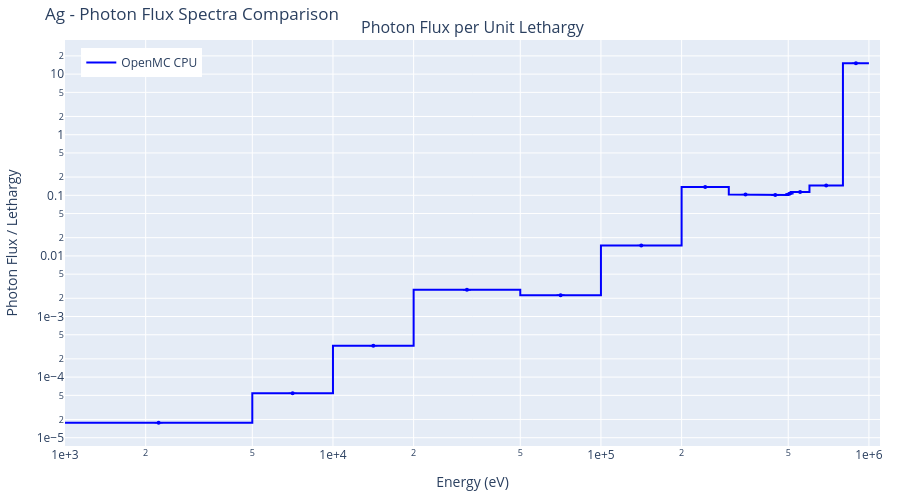
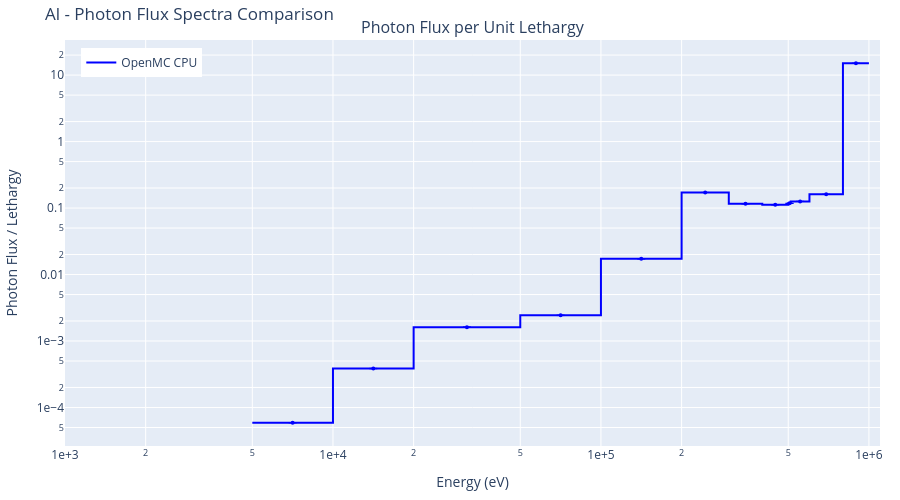
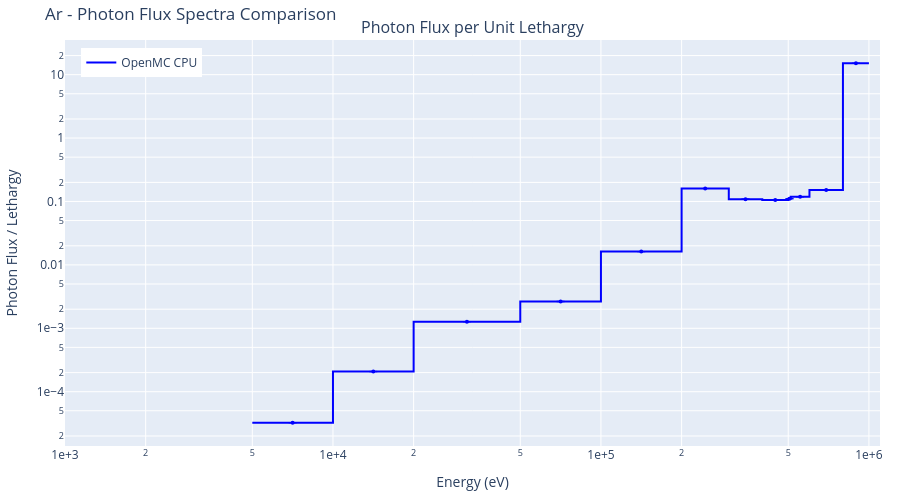

Write notebook code for charts like these, in order.
### Markdown cell above
## Results by Element

### Code cell
# Per-element flux-spectra comparison, agreement metrics, and tally tables.
photon.display_results(TASK, all_results)

### Figure 1 — Plotly figure (JSON) as saved in the notebook; plotly's stock layout.template omitted (floating-point values rounded to 4 significant figures)
{"data": [{"legend": "legend", "line": {"color": "blue", "width": 2}, "mode": "lines", "name": "OpenMC CPU", "showlegend": true, "type": "scatter", "x": [1000.0, 5000.0, 5000.0, 10000.0, 10000.0, 20000.0, 20000.0, 50000.0, 50000.0, 100000.0, 100000.0, 200000.0, 200000.0, 300000.0, 300000.0, 400000.0, 400000.0, 500000.0, 500000.0, 511000.0, 511000.0, 600000.0, 600000.0, 800000.0, 800000.0, 1000000.0, 1000000.0, 1500000.0, 1500000.0, 2000000.0, 2000000.0, 3000000.0, 3000000.0, 4000000.0, 4000000.0, 5000000.0, 5000000.0, 6000000.0, 6000000.0, 8000000.0, 8000000.0, 10000000.0, 10000000.0, 12000000.0, 12000000.0, 15000000.0, 15000000.0, 20000000.0], "xaxis": "x", "y": [1.768e-05, 1.768e-05, 5.395e-05, 5.395e-05, 0.0003304, 0.0003304, 0.002752, 0.002752, 0.002252, 0.002252, 0.01489, 0.01489, 0.1367, 0.1367, 0.1034, 0.1034, 0.1009, 0.1009, 0.106, 0.106, 0.1136, 0.1136, 0.145, 0.145, 15.09, 15.09, null, null, null, null, null, null, null, null, null, null, null, null, null, null, null, null, null, null, null, null, null, null], "yaxis": "y"}, {"error_y": {"array": [4.572e-08, 1.992e-07, 1.907e-06, 5.695e-06, 1.116e-05, 4.051e-05, 0.0001701, 0.0002172, 9.361e-05, 0.0006217, 0.000222, 0.0002952, 0.001977, NaN, NaN, NaN, NaN, NaN, NaN, NaN, NaN, NaN, NaN, NaN], "color": "blue", "thickness": 1, "type": "data", "visible": true}, "marker": {"color": "blue", "size": 4, "symbol": "circle"}, "mode": "markers", "name": "OpenMC CPU error", "showlegend": false, "type": "scatter", "x": [2236.0, 7071.0, 14140.0, 31620.0, 70710.0, 141400.0, 244900.0, 346400.0, 447200.0, 505500.0, 553700.0, 692800.0, 894400.0, 1225000.0, 1732000.0, 2449000.0, 3464000.0, 4472000.0, 5477000.0, 6928000.0, 8944000.0, 10950000.0, 13420000.0, 17320000.0], "xaxis": "x", "y": [1.768e-05, 5.395e-05, 0.0003304, 0.002752, 0.002252, 0.01489, 0.1367, 0.1034, 0.1009, 0.106, 0.1136, 0.145, 15.09, NaN, NaN, NaN, NaN, NaN, NaN, NaN, NaN, NaN, NaN, NaN], "yaxis": "y"}], "layout": {"annotations": [{"font": {"size": 16}, "showarrow": false, "text": "Photon Flux per Unit Lethargy", "x": 0.5, "xanchor": "center", "xref": "paper", "y": 1.0, "yanchor": "bottom", "yref": "paper"}], "height": 500, "legend": {"x": 0.02, "xanchor": "left", "y": 0.98, "yanchor": "top"}, "legend2": {"x": 0.02, "xanchor": "left", "y": 0.28, "yanchor": "top"}, "margin": {"b": 40, "l": 60, "r": 20, "t": 40}, "title": {"text": "Ag - Photon Flux Spectra Comparison"}, "xaxis": {"anchor": "y", "domain": [0.0, 1.0], "exponentformat": "e", "range": [3.0, 6.041], "title": {"text": "Energy (eV)"}, "type": "log"}, "yaxis": {"anchor": "x", "domain": [0.0, 1.0], "exponentformat": "e", "title": {"text": "Photon Flux / Lethargy"}, "type": "log"}}}

### Figure 2 — Plotly figure (JSON) as saved in the notebook; plotly's stock layout.template omitted (floating-point values rounded to 4 significant figures)
{"data": [{"legend": "legend", "line": {"color": "blue", "width": 2}, "mode": "lines", "name": "OpenMC CPU", "showlegend": true, "type": "scatter", "x": [1000.0, 5000.0, 5000.0, 10000.0, 10000.0, 20000.0, 20000.0, 50000.0, 50000.0, 100000.0, 100000.0, 200000.0, 200000.0, 300000.0, 300000.0, 400000.0, 400000.0, 500000.0, 500000.0, 511000.0, 511000.0, 600000.0, 600000.0, 800000.0, 800000.0, 1000000.0, 1000000.0, 1500000.0, 1500000.0, 2000000.0, 2000000.0, 3000000.0, 3000000.0, 4000000.0, 4000000.0, 5000000.0, 5000000.0, 6000000.0, 6000000.0, 8000000.0, 8000000.0, 10000000.0, 10000000.0, 12000000.0, 12000000.0, 15000000.0, 15000000.0, 20000000.0], "xaxis": "x", "y": [null, null, 5.904e-05, 5.904e-05, 0.0003854, 0.0003854, 0.001616, 0.001616, 0.002434, 0.002434, 0.01722, 0.01722, 0.1716, 0.1716, 0.1158, 0.1158, 0.112, 0.112, 0.1177, 0.1177, 0.126, 0.126, 0.1607, 0.1607, 15.05, 15.05, null, null, null, null, null, null, null, null, null, null, null, null, null, null, null, null, null, null, null, null, null, null], "yaxis": "y"}, {"error_y": {"array": [NaN, 4.182e-07, 2.821e-06, 1.344e-05, 2.046e-05, 7.755e-05, 0.0001846, 0.0002771, 0.0001331, 0.0006292, 0.0003267, 0.0002983, 0.001991, NaN, NaN, NaN, NaN, NaN, NaN, NaN, NaN, NaN, NaN, NaN], "color": "blue", "thickness": 1, "type": "data", "visible": true}, "marker": {"color": "blue", "size": 4, "symbol": "circle"}, "mode": "markers", "name": "OpenMC CPU error", "showlegend": false, "type": "scatter", "x": [2236.0, 7071.0, 14140.0, 31620.0, 70710.0, 141400.0, 244900.0, 346400.0, 447200.0, 505500.0, 553700.0, 692800.0, 894400.0, 1225000.0, 1732000.0, 2449000.0, 3464000.0, 4472000.0, 5477000.0, 6928000.0, 8944000.0, 10950000.0, 13420000.0, 17320000.0], "xaxis": "x", "y": [NaN, 5.904e-05, 0.0003854, 0.001616, 0.002434, 0.01722, 0.1716, 0.1158, 0.112, 0.1177, 0.126, 0.1607, 15.05, NaN, NaN, NaN, NaN, NaN, NaN, NaN, NaN, NaN, NaN, NaN], "yaxis": "y"}], "layout": {"annotations": [{"font": {"size": 16}, "showarrow": false, "text": "Photon Flux per Unit Lethargy", "x": 0.5, "xanchor": "center", "xref": "paper", "y": 1.0, "yanchor": "bottom", "yref": "paper"}], "height": 500, "legend": {"x": 0.02, "xanchor": "left", "y": 0.98, "yanchor": "top"}, "legend2": {"x": 0.02, "xanchor": "left", "y": 0.28, "yanchor": "top"}, "margin": {"b": 40, "l": 60, "r": 20, "t": 40}, "title": {"text": "Al - Photon Flux Spectra Comparison"}, "xaxis": {"anchor": "y", "domain": [0.0, 1.0], "exponentformat": "e", "range": [3.0, 6.041], "title": {"text": "Energy (eV)"}, "type": "log"}, "yaxis": {"anchor": "x", "domain": [0.0, 1.0], "exponentformat": "e", "title": {"text": "Photon Flux / Lethargy"}, "type": "log"}}}

### Figure 3 — Plotly figure (JSON) as saved in the notebook; plotly's stock layout.template omitted (floating-point values rounded to 4 significant figures)
{"data": [{"legend": "legend", "line": {"color": "blue", "width": 2}, "mode": "lines", "name": "OpenMC CPU", "showlegend": true, "type": "scatter", "x": [1000.0, 5000.0, 5000.0, 10000.0, 10000.0, 20000.0, 20000.0, 50000.0, 50000.0, 100000.0, 100000.0, 200000.0, 200000.0, 300000.0, 300000.0, 400000.0, 400000.0, 500000.0, 500000.0, 511000.0, 511000.0, 600000.0, 600000.0, 800000.0, 800000.0, 1000000.0, 1000000.0, 1500000.0, 1500000.0, 2000000.0, 2000000.0, 3000000.0, 3000000.0, 4000000.0, 4000000.0, 5000000.0, 5000000.0, 6000000.0, 6000000.0, 8000000.0, 8000000.0, 10000000.0, 10000000.0, 12000000.0, 12000000.0, 15000000.0, 15000000.0, 20000000.0], "xaxis": "x", "y": [null, null, 3.243e-05, 3.243e-05, 0.0002077, 0.0002077, 0.001272, 0.001272, 0.002645, 0.002645, 0.01619, 0.01619, 0.1602, 0.1602, 0.1089, 0.1089, 0.1055, 0.1055, 0.1104, 0.1104, 0.1185, 0.1185, 0.1517, 0.1517, 15.11, 15.11, null, null, null, null, null, null, null, null, null, null, null, null, null, null, null, null, null, null, null, null, null, null], "yaxis": "y"}, {"error_y": {"array": [NaN, 1.591e-07, 1.31e-06, 4.926e-06, 2.132e-05, 7.243e-05, 0.0001973, 0.0002392, 0.0001245, 0.000687, 0.0002716, 0.0002973, 0.001989, NaN, NaN, NaN, NaN, NaN, NaN, NaN, NaN, NaN, NaN, NaN], "color": "blue", "thickness": 1, "type": "data", "visible": true}, "marker": {"color": "blue", "size": 4, "symbol": "circle"}, "mode": "markers", "name": "OpenMC CPU error", "showlegend": false, "type": "scatter", "x": [2236.0, 7071.0, 14140.0, 31620.0, 70710.0, 141400.0, 244900.0, 346400.0, 447200.0, 505500.0, 553700.0, 692800.0, 894400.0, 1225000.0, 1732000.0, 2449000.0, 3464000.0, 4472000.0, 5477000.0, 6928000.0, 8944000.0, 10950000.0, 13420000.0, 17320000.0], "xaxis": "x", "y": [NaN, 3.243e-05, 0.0002077, 0.001272, 0.002645, 0.01619, 0.1602, 0.1089, 0.1055, 0.1104, 0.1185, 0.1517, 15.11, NaN, NaN, NaN, NaN, NaN, NaN, NaN, NaN, NaN, NaN, NaN], "yaxis": "y"}], "layout": {"annotations": [{"font": {"size": 16}, "showarrow": false, "text": "Photon Flux per Unit Lethargy", "x": 0.5, "xanchor": "center", "xref": "paper", "y": 1.0, "yanchor": "bottom", "yref": "paper"}], "height": 500, "legend": {"x": 0.02, "xanchor": "left", "y": 0.98, "yanchor": "top"}, "legend2": {"x": 0.02, "xanchor": "left", "y": 0.28, "yanchor": "top"}, "margin": {"b": 40, "l": 60, "r": 20, "t": 40}, "title": {"text": "Ar - Photon Flux Spectra Comparison"}, "xaxis": {"anchor": "y", "domain": [0.0, 1.0], "exponentformat": "e", "range": [3.0, 6.041], "title": {"text": "Energy (eV)"}, "type": "log"}, "yaxis": {"anchor": "x", "domain": [0.0, 1.0], "exponentformat": "e", "title": {"text": "Photon Flux / Lethargy"}, "type": "log"}}}
